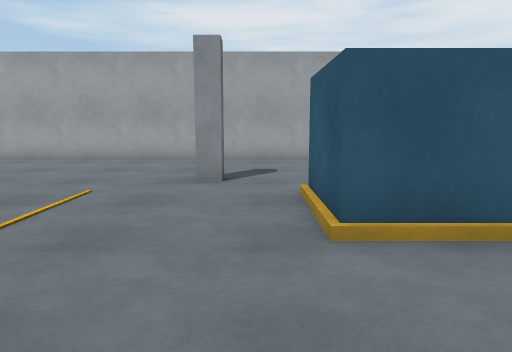
View 1 (above)

17 first-person views from a walk through a robot-simulator world made for Webots. The camera is 1.2 m above the floor, tilts 8° down and sees 70° across. The floor is counted in squares, 1 m on a side. Each view is taken from the middle of a square. On the plan, view 1 faces up. The plan holds only what a view shows up to about 14 squares ahead; the rest is blank. Robots are left out.

View 2
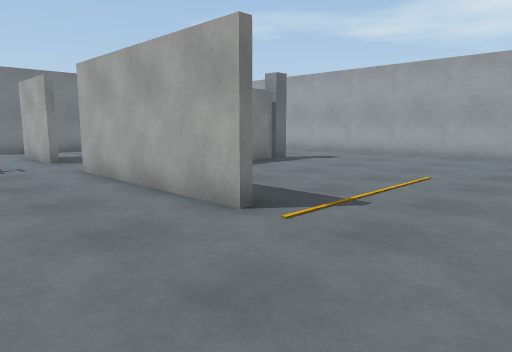

View 3
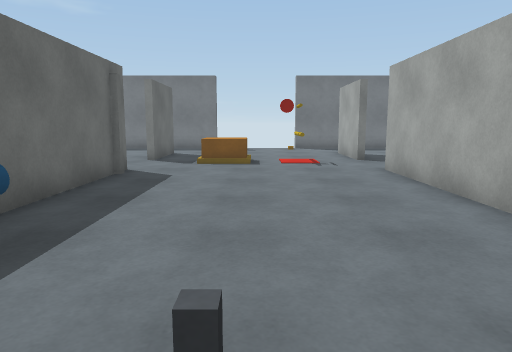

View 4
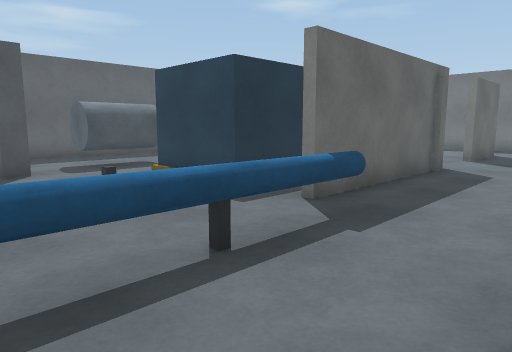

View 5
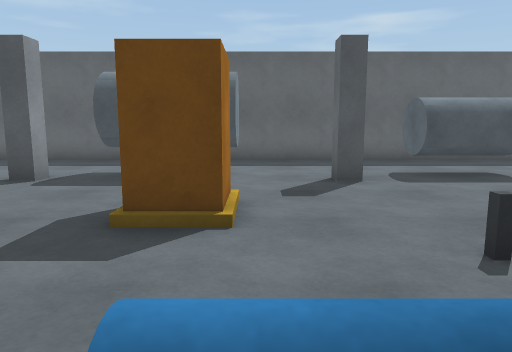

View 6
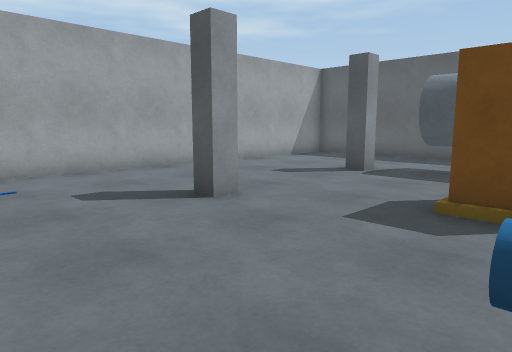

View 7
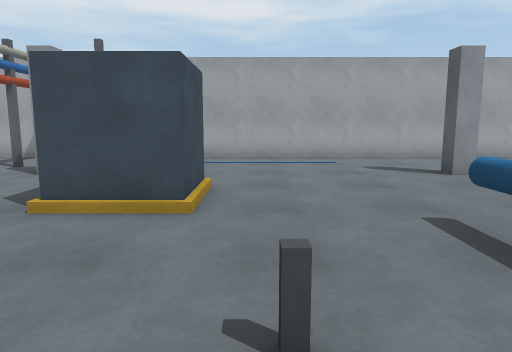

View 8
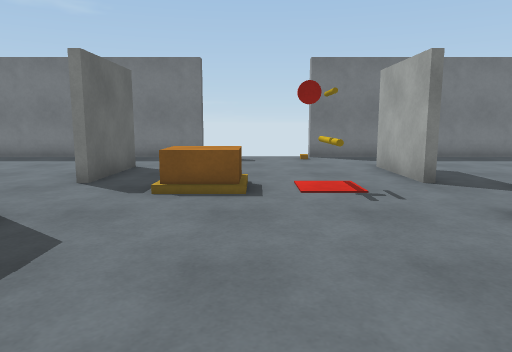

View 9
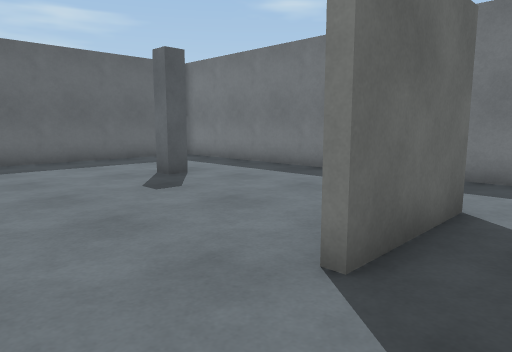

View 10
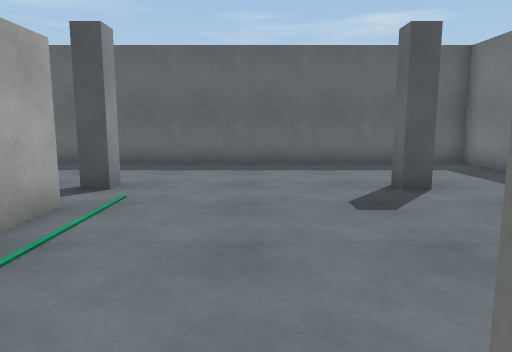

View 11
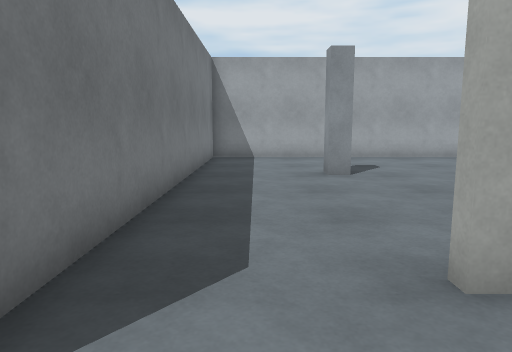

View 12
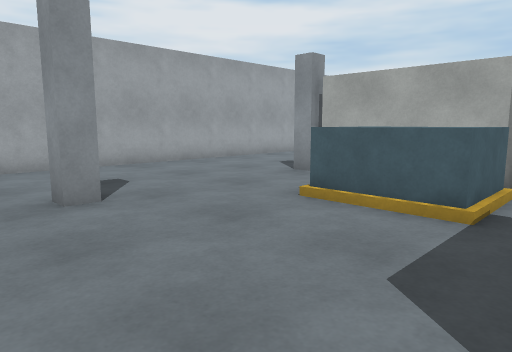

View 13
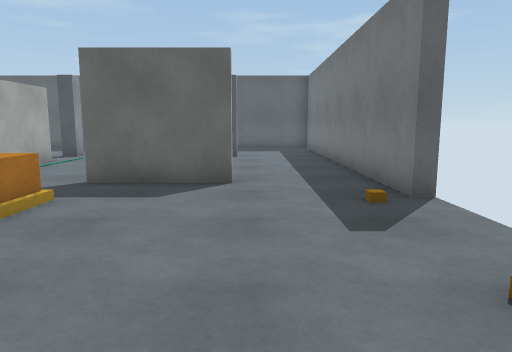

View 14
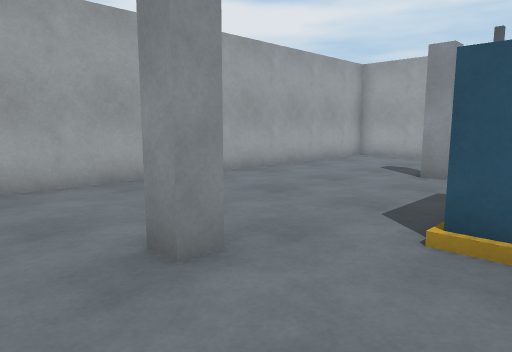

View 15
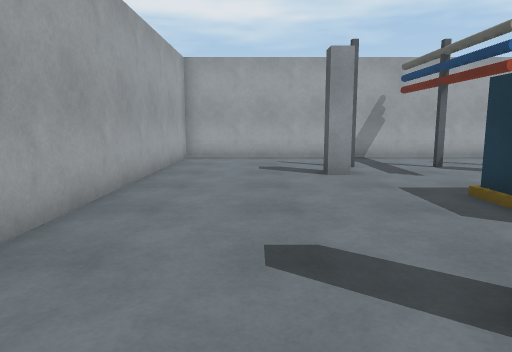

View 16
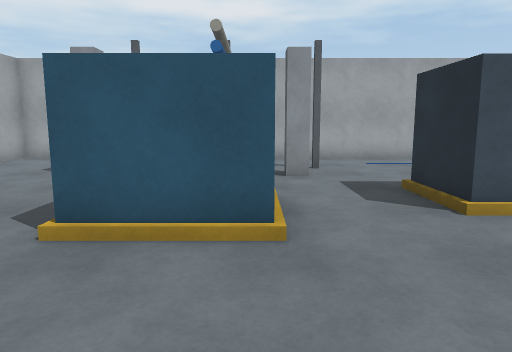

View 17
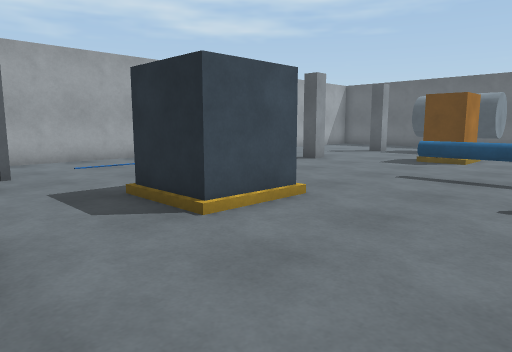

### Floor plan
Points are (right, up) in squares from view 1. A wall is a line through its corners. A room is listed if a view was taken in it or the views show most of it. See-through windows are left out.
Room 1 (views 1, 2, 3, 4, 5, 6, 7, 8, 9, 10, 11, 12, 13, 14, 15, 16, 17)
walls: (-3.8, 1.5) (-9.9, 1.5); (-9, -5.5) (-4.4, -5.5); (-9.1, 3.4) (-9.1, 7.5); (-12.4, 1.5) (-15.5, 1.5); (-9.1, -10.4) (-9.1, -7.8); (-8.9, 7.5) (-8.9, 6.8); (-15.6, -5.5) (-12.5, -5.5); (-18.6, -4) (-18.6, -16.6) (1.9, -16.6); (5, -16.6) (9.9, -16.6); (10.6, -13.5) (10.6, 12.6) (-18.6, 12.6) (-18.6, 0)
ways out: gap at (-19, -4); gap at (-19, 0)
objects: marker (-18, -4); other object (-18, 0); pillar (-15, -12); pillar (-15, 8); pipe (-13, -1); orange box (-12, -3); other object (-12, -1); bench (-12, 4) to (-10, 5); pipe (-11, -1); pillar (-9, -12); pillar (-9, 8); blue box (-6, -10) to (-4, -8); grey cylinder (-5, -13) to (-3, -13); pipe (-4, -5) to (1, -5); pillar (-1, -12); grey post (-1, -7); grey post (-1, -2); pillar (-1, 8); blue box (1, 4) to (3, 6); grey cylinder (2, -14) to (2, -12); cabinet (2, -9); blue box (2, -1) to (4, 1); grey cylinder (4, -13) to (4, -12); pillar (6, -12); pillar (6, -7); pillar (6, 3); pillar (6, 8); grey post (7, 2); grey post (7, 5); grey post (7, 7)

Positions as (right, up) in squares from view 1, and headings:
1: (0, 0), facing up
2: (0, -2), facing up-left
3: (0, -2), facing left
4: (1, -2), facing down-left
5: (1, -4), facing down
6: (1, -3), facing down-right
7: (-3, -2), facing right
8: (-5, -2), facing left
9: (-10, -4), facing down-left
10: (-12, -5), facing down
11: (-17, -1), facing up
12: (-17, 2), facing up-right
13: (-16, 2), facing down
14: (-3, 5), facing up-right
15: (-3, 10), facing right
16: (-3, 4), facing right
17: (-2, 4), facing down-right
